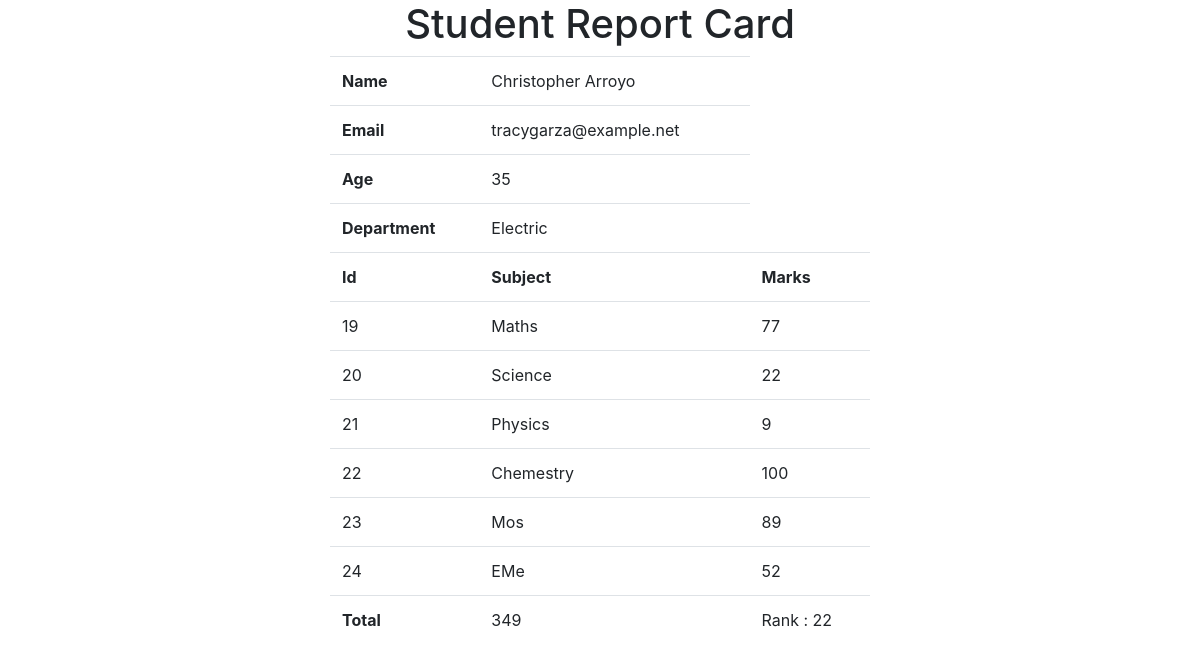
Page /marks/STD_819 on the committed database.
### myapp/models.py (models this page shows, shortened)
class Student(models.Model):
    department = models.ForeignKey(Department,on_delete=models.CASCADE)
    studentid = models.OneToOneField(StudentId,on_delete=models.CASCADE)
    name = models.CharField(max_length=50)
    email = models.CharField(max_length=100)
    age = models.IntegerField()

class Department(models.Model):
    dept_name = models.CharField(max_length=50)
    def __str__(self) -> str:
        return self.dept_name

class SubjectMarks(models.Model):
    student = models.ForeignKey(Student, on_delete=models.CASCADE)
    subject = models.ForeignKey(Subject,on_delete=models.CASCADE)
    marks = models.IntegerField()

class Subject(models.Model):
    sub_name =models.CharField(max_length=50)
    def __str__(self) -> str:
        return self.sub_name

### myapp/views.py (the view)
# urls.py: path('marks/<id>',marks,name="marks")
def marks(request,id):
    data =  SubjectMarks.objects.filter(student__studentid__student_id=id)
    sum = 0;
    for dt in data:
       sum = sum + dt.marks
    s_data  = Student.objects.annotate(total = Sum("subjectmarks__marks")).order_by("-total")
    rank = 1
    for d in s_data:
        if d.studentid.student_id == id:
            print(d.total)
            print(rank)
            break;
        rank = rank+1
    return render(request,"card.html",{"sdata":data,"pdata":data[0].student,"total":sum,"rank":rank})

### Templates/card.html (shortened to what this page needs)
<!DOCTYPE html>
<html lang="en">
<head>
    <link rel="stylesheet" href="https://cdn.jsdelivr.net/npm/bootstrap@4.4.1/dist/css/bootstrap.min.css"
 />
</head>
<body>
    <div class="container">
        <div class="row">
            <div class="col-md-6 m-auto">
                <h1 align="center">Student Report Card</h1>
                <table class="table">
                    <tr>
                        <th>Name</th>
                        <td>{{pdata.name}}</td>
                    </tr>
                    <tr>
                        <th>Email</th>
                        <td>{{pdata.email}}</td>
                    </tr>
                    <tr>
                        <th>Age</th>
                        <td>{{pdata.age}}</td>
                    </tr>
                    <tr>
                        <th>Department</th>
                        <td>{{pdata.department}}</td>
                    </tr>
                    <tr>
                        <th>Id</th>
                        <th>Subject</th>
                        <th>Marks</th>
                    </tr>
                    {%for data in sdata%}
                    <tr>
                        <td>{{data.id}}</td>
                        <td>{{data.subject}}</td>
                        <td>{{data.marks}}</td>
                    </tr>
                    {%endfor%}
                    <tr>
                        <th>Total</th>
                        <td>{{total}}</td>
                        <td>Rank : {{rank}}</td>
                    </tr>
                </table>
            </div>
        </div>
    </div>
</body>
</html>

### rows in the picture
Student: name "Christopher Arroyo", email "tracygarza@example.net", age "35", department "Electric"
SubjectMarks: id "19", subject "Maths", marks "77"
SubjectMarks: id "20", subject "Science", marks "22"
SubjectMarks: id "21", subject "Physics", marks "9"
SubjectMarks: id "22", subject "Chemestry", marks "100"
SubjectMarks: id "23", subject "Mos", marks "89"
SubjectMarks: id "24", subject "EMe", marks "52"

### other values in the picture
{{ total }} "349"
{{ rank }} "22"
